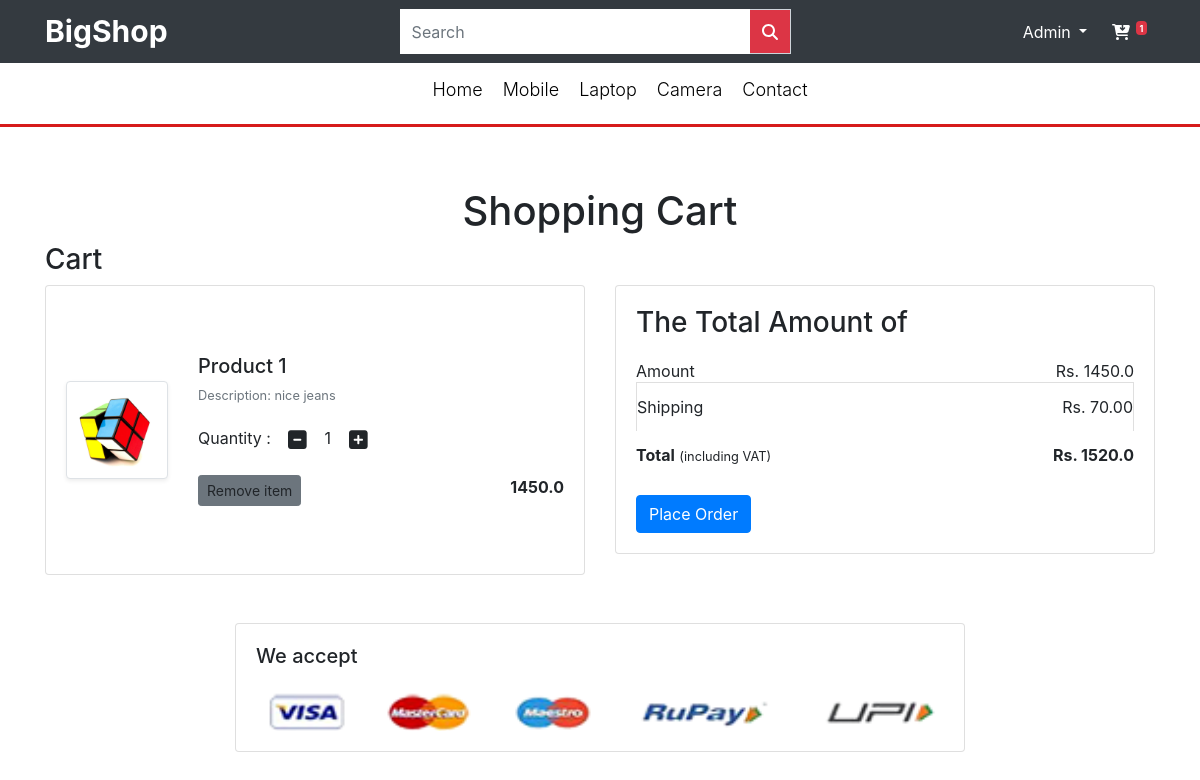
The page /cart/ (signed in) on the database as committed earlier.
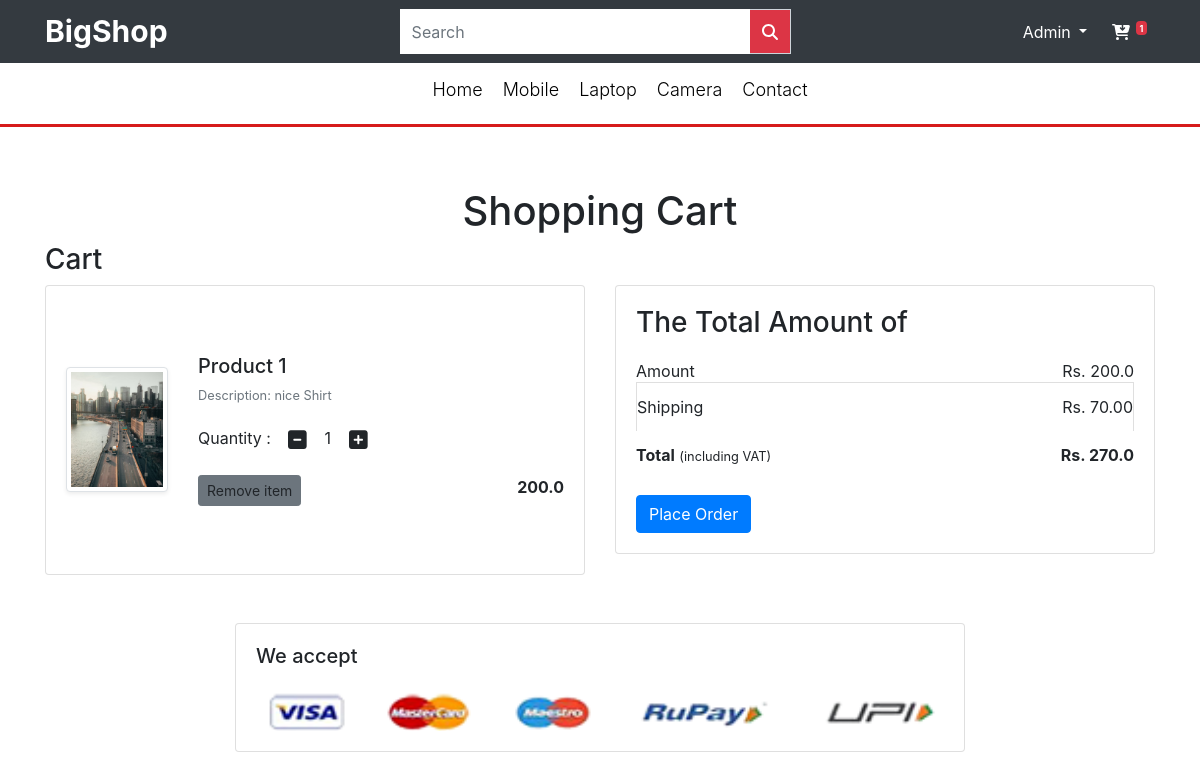
The same page on the database as committed later.
### app/models.py (models this page shows, shortened)
class Cart(models.Model):
    user = models.ForeignKey(User,on_delete=models.CASCADE)
    product = models.ForeignKey(Product,on_delete=models.CASCADE)
    quantity = models.PositiveIntegerField(default=1)

class Product(models.Model):
    title = models.CharField(max_length=100)
    selling_price = models.FloatField()
    discounted_price = models.FloatField()
    description = models.TextField()
    brand = models.CharField(max_length=100)
    category = models.CharField(choices=CATEGORY_CHOICES,max_length=2)
    product_image = models.ImageField(upload_to='productImage')

### app/views.py (the view)
# urls.py: path('cart/',views.showCart,name="showCart"),
def showCart(request):
    amount = 0.0
    shipping_amount = 70.0
    totalamount = 0.0
    if request.user.is_authenticated:
        total_product = Cart.objects.filter(user=request.user).count()
        cart = Cart.objects.filter(user=request.user)
        if cart:
            for p in cart:
               tempamount = (p.quantity * p.product.discounted_price)
               amount += tempamount
            totalamount = shipping_amount + amount
            return render(request,'app/addtocart.html',{'cart':cart,'totalamount':totalamount,'amount':amount,'total_product':total_product})
        else:
            messages.warning(request,'You have no Product in Your Cart !!')
    else:
        messages.warning(request,'You have no Product in Your Cart !! You have Not Logged In !!')
        total_product = 0
    return render(request,'app/addtocart.html',{'totalamount':totalamount,'amount':amount,'total_product':total_product})

### app/templates/app/addtocart.html (shortened to what this page needs)
{% extends 'app/base.html' %} {% load static %} {% block title %}Cart{% endblock title %} {% block main-content %}
<div class="container my-5">
    <h1 class="text-center" style="margin-top: 60px;">Shopping Cart</h1>
    <h3>Cart</h3>
    <div class="row">
        <div class="col-md-6" id="empty_cart">
             {% for cart in cart %}
            <div class="card ">
                <div class="card-body ">
                    <div class="row my-5 ">
                        <div class="col-sm-3 text-center align-self-center "> <img src="{{cart.product.product_image.url}} " alt=" " srcset=" " class="img-fluid img-thumbnail shadow-sm " height="150 " width="150 "></div>
                        <div class="col-sm-9 ">
                            <div>
                                <h5>Product {{forloop.counter}} </h5>
                                <p class="mb-2 text-muted small ">Description: {{cart.product.description}}</p>
                                <div class="my-3 ">
                                    <label for="quantity ">Quantity : </label>
                                    <a class="minus-cart btn" pid="{{cart.product.id}}" style="cursor:pointer;"><i class=" fas fa-minus-square fa-lg "></i></a>
                                    <span id="quantity" class="span">{{cart.quantity}}</span>
                                    <a class="plus-cart btn" pid="{{cart.product.id}}" style="cursor:pointer;"><i class=" fas fa-plus-square fa-lg "></i></a>
                                </div>
                                <div class="d-flex justify-content-between ">
                                    <a class="btn btn-sm btn-secondary mr-3 removecart" pid="{{cart.product.id}}" style="cursor:pointer;">Remove item </a>
                                    <p class="mb-0 "><span><strong>{{cart.product.discounted_price}}</strong></span></p>
                                </div>
                            </div>
                        </div>
                    </div>
                </div>
            </div> {% endfor %}
        </div>
        <div class="col-md-6 ">
            <div class="card ">
                <div class="card-body ">
                    <h3>The Total Amount of</h3>
                    <ul class="list-group ">
                        <li class="list-group-item d-flex justify-content-between align-items-center border-0 px-0 pb-0 ">Amount<span id="amount">Rs. {{amount}}</span></li>
                        <li class="list-group-item d-flex justify-content-between align-items-center px-0 ">Shipping<span>Rs. 70.00</span></li>
                        <li class="list-group-item d-flex justify-content-between align-items-center border-0 px-0 mb-3 ">
                            <div>
                                <strong>Total</strong> <small>(including VAT)</small>
                            </div>
                            <span><strong >Rs. <span id="totalamount">{{totalamount}}</span></strong>
                            </span>
                        </li>
                    </ul>
                    <div class="d-grid placehead" id="placehead"><a href="{% url 'checkout' %}" class="btn btn-primary place" pid="">Place Order</a></div>
                </div>
            </div>
        </div>
    </div>
</div>
<div class="container mt-3 ">
    <div class="row ">
        <div class="col-sm-8 m-auto ">
            <div class="card ">
                <div class="card-body ">
                    <h5 class="mb-4 ">We accept</h5>
                    <img src="{% static 'app/images/payment.png' %} " alt=" " class="img-fluid ">
                </div>
            </div>
        </div>
    </div>
</div>
{% endblock main-content %}

### app/templates/app/base.html (shortened to what this page needs)
<!doctype html> {% load static %}
<html lang="en">
<head>
    <link href="{% static 'app/css/bootstrap.min.css' %}" rel="stylesheet">
    <link rel="stylesheet" href="{% static 'app/css/owl.carousel.min.css' %}">
    <link rel="stylesheet" href="{% static 'app/css/all.min.css' %}">
    <link rel="stylesheet" href="{% static 'app/css/style.css' %}">
</head>
<body>
    <nav class="navbar navbar-expand-lg sticky-top  navbar-dark bg-dark m-auto" style="padding: 4px;">
        <div class="container">
            <a href="/" class="navbar-brand bigshop">BigShop</a>
            <div class="collapse navbar-collapse" id="navbarSupportedContent">
                <form class="d-flex mr-auto ml-auto">
                    <div class="input-group md-form form-sm form-2 pl-0">
                        <input class="form-control my-0 py-1" style="width: 350px; border:none;border-radius:0px;height:45px;" type="text" placeholder="Search" aria-label="Search">
                        <div class="input-group-append">
                            <span class="input-group-text bg-danger lighten-2" id="basic-text1" style="border-radius: 0px;"><i class="fas fa-search text-white"
                              aria-hidden="true"></i></span>
                        </div>
                    </div>
                </form>
                <ul class="navbar-nav mb-lg-0">
                    {% if user.is_authenticated %}
                    <li class="nav-item dropdown mx-2">
                        <a class="nav-link dropdown-toggle text-white" href="#" id="profileDropdown" role="button" data-bs-toggle="dropdown" aria-expanded="false">
                            <span class="text-capitalize">{{user.username}}</span>
                        </a>
                    </li> {% endif %}
                    <li class="nav-item">
                        <a class="nav-link active" aria-current="page" href="{% url 'showCart' %}"><i class="fa fa-fw fa-cart-arrow-down total_product"></i> <sup><span class="badge badge-danger">{{total_product}}</span></sup> </a>
                    </li>
                </ul>
            </div>
        </div>
    </nav>
    <nav class="second-nav navbar-light ">
        <ul class="d-flex justify-content-center">
            <li class="">
                <a href="/">Home</a>
            </li>
            <li>
                <a href="{% url 'mobile' %}">Mobile</a>
            </li>
            <li>
                <a href="">Laptop</a>
            </li>
            <li>
                <a href="">Camera</a>
            </li>
            <li>
                <a href="">Contact</a>
            </li>
        </ul>
    </nav>
    {% block banner_slider %} {% endblock banner_slider %} {% block livesale %} {% endblock livesale %} {% block main-content %} {% endblock main-content %} {% block paypal_script %} {% endblock paypal_script %}
</body>
</html>

### static/app/css/style.css (style rules this page uses)
.bigshop { font-size: 30px; font-weight: 700; }
.active { color: rgb(165, 18, 18); }
.second-nav { padding: 8px; border-bottom: 3px solid rgb(214, 27, 27); margin-bottom: 0px !important; padding-bottom: 0px !important; background-color: #fff !important; }
.second-nav ul li { padding: 5px 10px 5px 10px; list-style: none; }
.second-nav ul li a { color: #000; font-size: 18px; font-weight: 350; }
.card-body img { width: 100% !important; }

Rows that differ between the two databases and show on the page:
removed Cart: product.product_image (picture), product.description "nice jeans", quantity "1", product.discounted_price "1450.0"
added Cart: product.product_image (picture), product.description "nice Shirt", quantity "1", product.discounted_price "200.0"
Other text that changed with them:
{{ amount }}: "1450.0" → "200.0"
{{ totalamount }}: "1520.0" → "270.0"
